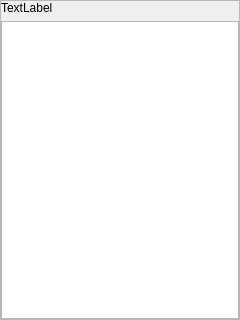
<?xml version="1.0" encoding="UTF-8"?>
<ui version="4.0">
 <class>Frame</class>
 <widget class="QFrame" name="Frame">
  <property name="geometry">
   <rect>
    <x>0</x>
    <y>0</y>
    <width>240</width>
    <height>320</height>
   </rect>
  </property>
  <property name="windowTitle">
   <string>Frame</string>
  </property>
  <property name="frameShape">
   <enum>QFrame::StyledPanel</enum>
  </property>
  <property name="frameShadow">
   <enum>QFrame::Raised</enum>
  </property>
  <layout class="QVBoxLayout" name="verticalLayout">
   <property name="leftMargin">
    <number>0</number>
   </property>
   <property name="topMargin">
    <number>0</number>
   </property>
   <property name="rightMargin">
    <number>0</number>
   </property>
   <property name="bottomMargin">
    <number>0</number>
   </property>
   <item>
    <widget class="QLabel" name="label">
     <property name="text">
      <string>TextLabel</string>
     </property>
    </widget>
   </item>
   <item>
    <widget class="QTableWidget" name="tableWidget"/>
   </item>
  </layout>
 </widget>
 <resources/>
 <connections/>
</ui>
